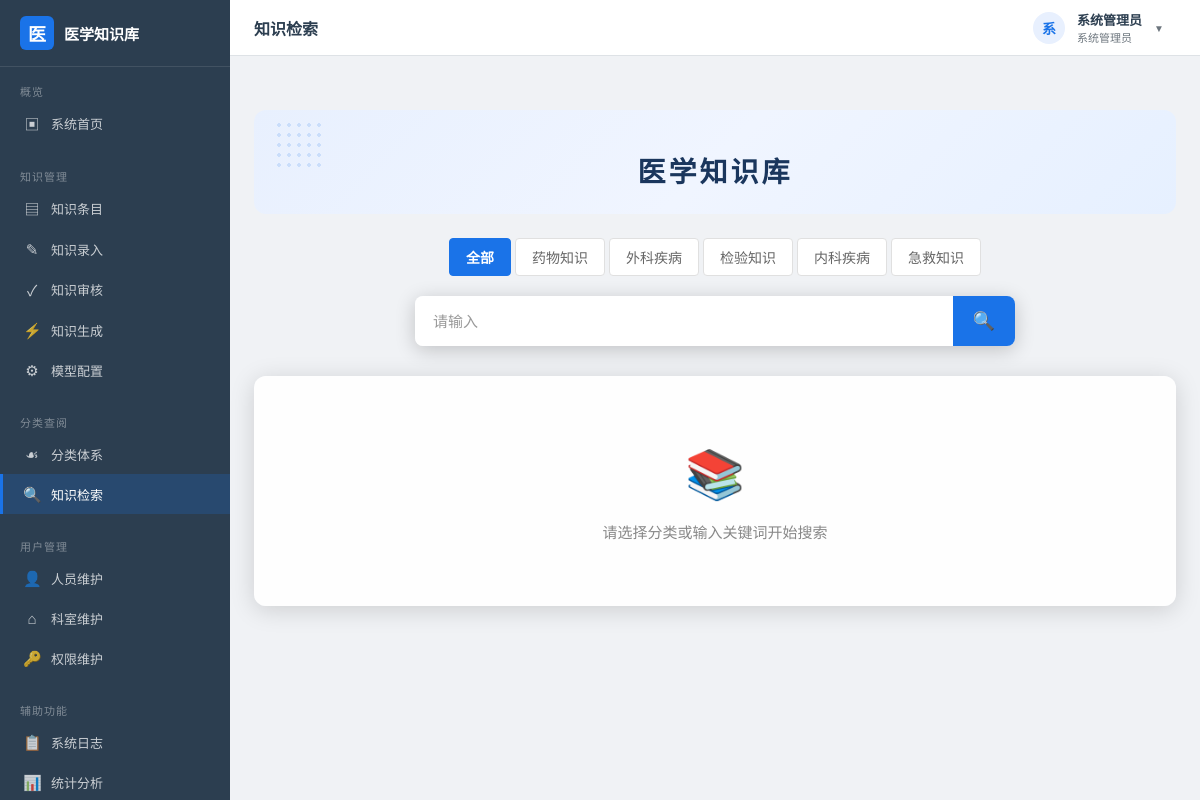
/search (signed in), run on an earlier commit of the app's database.
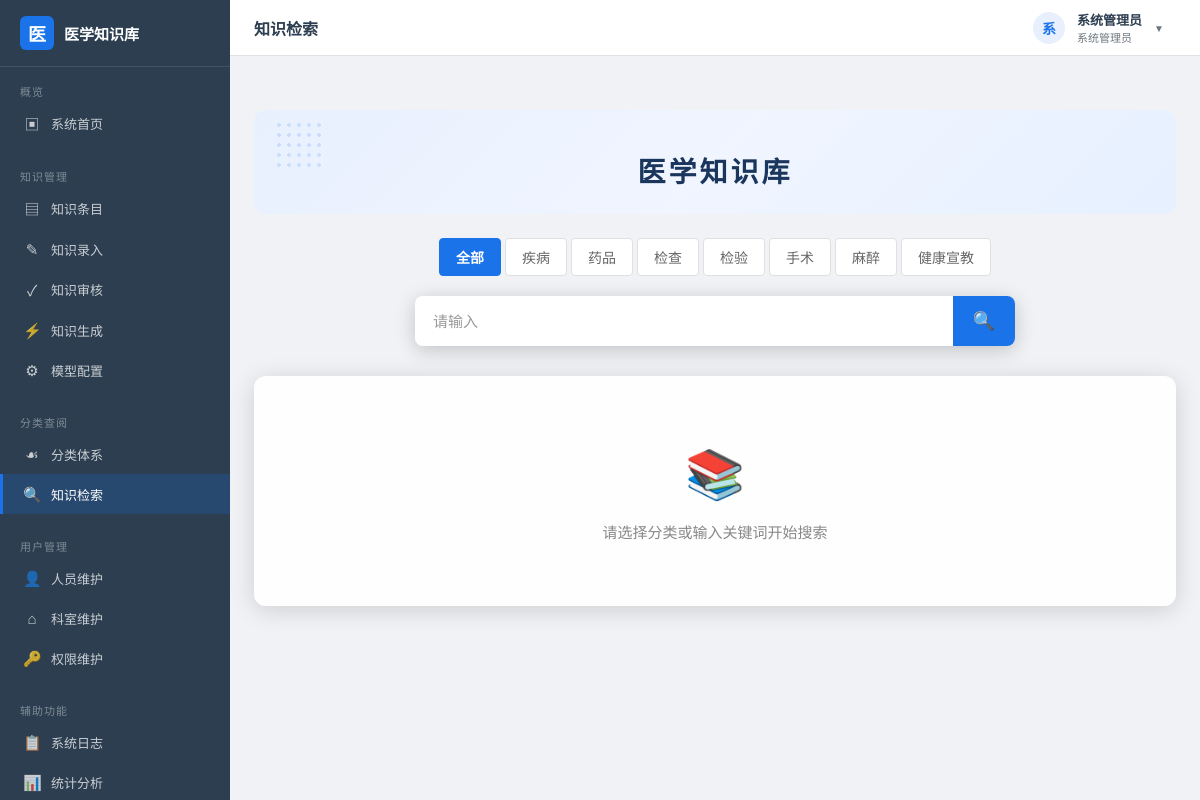
And on a later commit of the database.
### models.py (models this page shows, shortened)
class Category(db.Model):
    __tablename__ = "category"
    id = db.Column(db.Integer, primary_key=True, autoincrement=True)
    name = db.Column(db.String(80), nullable=False, comment="分类名称")
    code = db.Column(db.String(30), unique=True, nullable=False, comment="分类编码")
    parent_id = db.Column(db.Integer, db.ForeignKey("category.id"), nullable=True, comment="上级分类")
    level = db.Column(db.Integer, default=1, comment="层级")
    sort_order = db.Column(db.Integer, default=0)
    description = db.Column(db.String(300), default="")
    created_at = db.Column(db.DateTime, default=datetime.now)
    parent = db.relationship("Category", remote_side=[id], backref="sub_categories")
    entries = db.relationship("KnowledgeEntry", backref="category", lazy="dynamic")

### app.py (the view, shortened to what this page needs)
    @app.route("/search")
    @login_required
    def search():
        keyword = request.args.get("q", "").strip()
        cat_id = request.args.get("cat", 0, type=int)
        page = request.args.get("page", 1, type=int)
        query = KnowledgeEntry.query.filter_by(status="published")
        if cat_id:
            query = query.filter_by(category_id=cat_id)
        pagination = query.order_by(KnowledgeEntry.updated_at.desc()).paginate(
            page=page, per_page=app.config["PER_PAGE"], error_out=False
        )
        categories = Category.query.order_by(Category.level, Category.sort_order).all()
        current_cat_name = ""
        if cat_id:
            cat = Category.query.get(cat_id)
            if cat:
                current_cat_name = cat.name
        log_access(g.current_user, "search", "知识检索", f"关键词:{keyword} 分类:{current_cat_name}")
        return render_template(
            "category/public_search.html",
            entries=pagination.items, pagination=pagination,
            keyword=keyword, cat_id=cat_id, categories=categories,
            current_cat_name=current_cat_name,
        )

### app.py (called while the page is built)
def register_before_handlers(app: Flask):
    @app.before_request
    def _load_current_user():
        uid = session.get("uid")
        g.current_user = None
        if uid:
            g.current_user = User.query.get(uid)
    @app.context_processor
    def _inject_globals():
        return {
            "current_user": g.current_user,
            "current_year": datetime.now().year,
        }

def login_required(func):
    @wraps(func)
    def wrapper(*args, **kwargs):
        if not g.current_user:
            flash("请先登录系统", "warning")
            return redirect(url_for("login", next=request.full_path))
        return func(*args, **kwargs)
    return wrapper

### templates/category/public_search.html (shortened to what this page needs)
{% extends "layout.html" %}
{% block page_title %}知识检索{% endblock %}
{% block content %}
<div class="search-page-inner">
    <div class="search-header">
        <div class="dots-bg"></div>
        <h1>医学知识库</h1>
    </div>
    <div class="search-nav">
        <div class="nav-inner">
            <span class="search-nav-item {% if not cat_id %}active{% endif %}" data-cat="0">全部</span>
            {% for cat in categories %}
            <span class="search-nav-item {% if cat_id == cat.id %}active{% endif %}" data-cat="{{ cat.id }}">{{ cat.name }}</span>
            {% endfor %}
        </div>
    </div>
    <div class="search-bar-wrap">
        <div class="search-box">
            <input type="text" id="search-input" name="q" placeholder="请输入" value="{{ keyword }}" autocomplete="off">
            <button type="button" id="search-btn" class="search-btn">🔍</button>
        </div>
    </div>
    <div class="search-results">
        {% if entries %}
        <div class="results-list">
            {% for e in entries %}
            <div class="result-item" onclick="window.location.href='{{ url_for('entry_detail', eid=e.id) }}'">
                <div class="result-title">{{ e.title }}</div>
                <div class="result-meta">
                    <span class="result-category">{{ e.category.name if e.category else '未分类' }}</span>
                    <span class="result-time">{{ e.updated_at|fmt_date }}</span>
                </div>
                <div class="result-summary">{{ e.summary or '暂无摘要' }}</div>
                <div class="result-tags">
                    {% if e.tags %}
                    {% for tag in e.tags.split(',')[:3] %}
                    <span class="tag">{{ tag.strip() }}</span>
                    {% endfor %}
                    {% endif %}
                </div>
            </div>
            {% endfor %}
        </div>
        {% if pagination.pages > 1 %}
        <div class="results-pagination">
            {% if pagination.has_prev %}
            <a href="{{ url_for('search', page=pagination.prev_num, q=keyword, cat=cat_id) }}" class="page-link">上一页</a>
            {% endif %}
            {% for p in range(1, pagination.pages + 1) %}
                {% if p == pagination.page %}
                <span class="page-current">{{ p }}</span>
                {% else %}
                <a href="{{ url_for('search', page=p, q=keyword, cat=cat_id) }}" class="page-link">{{ p }}</a>
                {% endif %}
            {% endfor %}
            {% if pagination.has_next %}
            <a href="{{ url_for('search', page=pagination.next_num, q=keyword, cat=cat_id) }}" class="page-link">下一页</a>
            {% endif %}
        </div>
        {% endif %}
        {% else %}
        {% if keyword or cat_id %}
        <div class="empty-results">
            <div class="empty-icon">🔍</div>
            <div class="empty-text">未找到匹配的知识</div>
        </div>
        {% else %}
        <div class="empty-results">
            <div class="empty-icon">📚</div>
            <div class="empty-text">请选择分类或输入关键词开始搜索</div>
        </div>
        {% endif %}
        {% endif %}
    </div>
</div>
{% endblock %}

What changed in the data, as far as the page shows it:
changed Category (number 1 of 7 on the later page): name "内科疾病" → "疾病"; moves up the list
changed Category (number 2 of 7 on the later page): name "外科疾病" → "药品"; moves down the list
changed Category (number 3 of 7 on the later page): name "药物知识" → "检查"
changed Category (number 4 of 7 on the later page): name "检验知识" → "检验"
changed Category (number 5 of 7 on the later page): name "急救知识" → "手术"
added Category: name "麻醉"
added Category: name "健康宣教"
